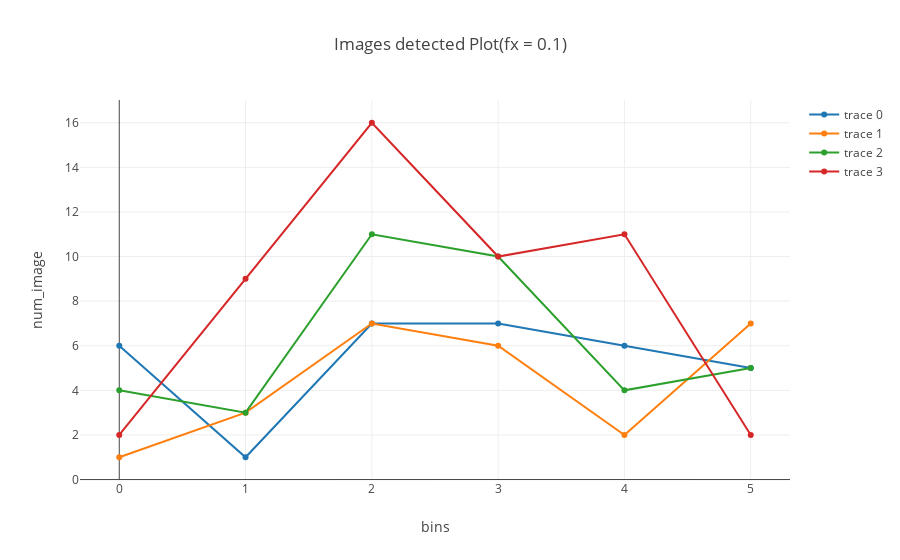
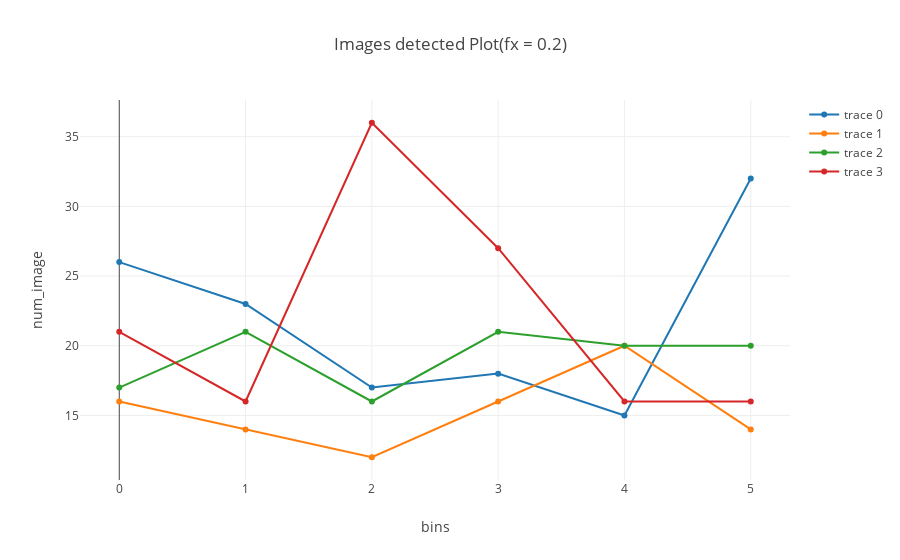
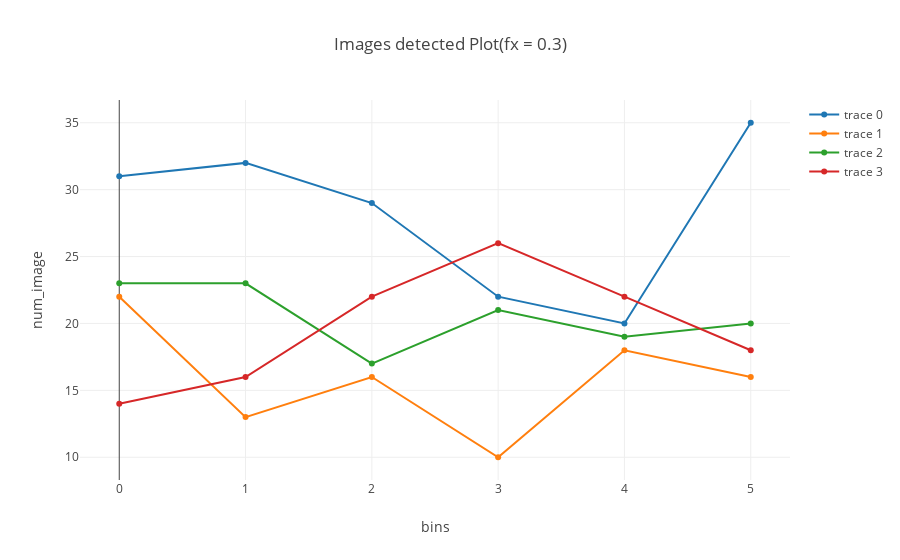

Notebook source saved alongside these figures, in order:
### Code cell
layout1 = go.Layout(
    title='Images detected Plot(fx = 0.1)',
    yaxis = dict(title='num_image'),
    xaxis = dict(title='bins')
)

trace11 = go.Scatter(
    x = np.arange(6),
    y = bin_dict1['./180/c1_180.mp4'],
    mode='lines+markers'
)

trace12 = go.Scatter(
    x = np.arange(6),
    y = bin_dict1['./180/c2_180.mp4'],
    mode='lines+markers'
)

trace13 = go.Scatter(
    x = np.arange(6),
    y = bin_dict1['./180/c3_180.mp4'],
    mode='lines+markers'
)

trace14 = go.Scatter(
    x = np.arange(6),
    y = bin_dict1['./180/c4_180.mp4'],
    mode='lines+markers'
)


layout2 = go.Layout(
    title='Images detected Plot(fx = 0.2)',
    yaxis = dict(title='num_image'),
    xaxis = dict(title='bins')
)

trace21 = go.Scatter(
    x = np.arange(6),
    y = bin_dict2['./180/c1_180.mp4'],
    mode='lines+markers'
)

trace22 = go.Scatter(
    x = np.arange(6),
    y = bin_dict2['./180/c2_180.mp4'],
    mode='lines+markers'
)

trace23 = go.Scatter(
    x = np.arange(6),
    y = bin_dict2['./180/c3_180.mp4'],
    mode='lines+markers'
)

trace24 = go.Scatter(
    x = np.arange(6),
    y = bin_dict2['./180/c4_180.mp4'],
    mode='lines+markers'
)


layout3 = go.Layout(
    title='Images detected Plot(fx = 0.3)',
    yaxis = dict(title='num_image'),
    xaxis = dict(title='bins')
)

trace31 = go.Scatter(
    x = np.arange(6),
    y = bin_dict3['./180/c1_180.mp4'],
    mode='lines+markers'
)

trace32 = go.Scatter(
    x = np.arange(6),
    y = bin_dict3['./180/c2_180.mp4'],
    mode='lines+markers'
)

trace33 = go.Scatter(
    x = np.arange(6),
    y = bin_dict3['./180/c3_180.mp4'],
    mode='lines+markers'
)

trace34 = go.Scatter(
    x = np.arange(6),
    y = bin_dict3['./180/c4_180.mp4'],
    mode='lines+markers'
)

fig1 = go.Figure(data=[trace11,trace12,trace13,trace14], layout=layout1)
fig2 = go.Figure(data=[trace21,trace22,trace23,trace24], layout=layout2)
fig3 = go.Figure(data=[trace31,trace32,trace33,trace34], layout=layout3)

py.offline.iplot(fig1)
py.offline.iplot(fig2)
py.offline.iplot(fig3)

### Figure 1 — Plotly figure (JSON) as saved in the notebook; plotly's stock layout.template omitted (floating-point values rounded to 4 significant figures)
{"data": [{"mode": "lines+markers", "type": "scatter", "uid": "4121fa05-fb03-45d6-8264-b1b89458cc4d", "x": [0, 1, 2, 3, 4, 5], "y": [6, 1, 7, 7, 6, 5]}, {"mode": "lines+markers", "type": "scatter", "uid": "457777de-5ffd-4f04-b7b5-ad3e475108ab", "x": [0, 1, 2, 3, 4, 5], "y": [1, 3, 7, 6, 2, 7]}, {"mode": "lines+markers", "type": "scatter", "uid": "160ec1c9-f67b-4576-a68b-ceb7c974809a", "x": [0, 1, 2, 3, 4, 5], "y": [4, 3, 11, 10, 4, 5]}, {"mode": "lines+markers", "type": "scatter", "uid": "6ad07c5c-6773-45c3-9ee5-7f3014166071", "x": [0, 1, 2, 3, 4, 5], "y": [2, 9, 16, 10, 11, 2]}], "layout": {"title": {"text": "Images detected Plot(fx = 0.1)"}, "xaxis": {"title": {"text": "bins"}}, "yaxis": {"title": {"text": "num_image"}}}}

### Figure 2 — Plotly figure (JSON) as saved in the notebook; plotly's stock layout.template omitted (floating-point values rounded to 4 significant figures)
{"data": [{"mode": "lines+markers", "type": "scatter", "uid": "3148defd-828c-49a4-8922-5168c142337e", "x": [0, 1, 2, 3, 4, 5], "y": [26, 23, 17, 18, 15, 32]}, {"mode": "lines+markers", "type": "scatter", "uid": "7c3a460e-b72c-4043-8341-587132820613", "x": [0, 1, 2, 3, 4, 5], "y": [16, 14, 12, 16, 20, 14]}, {"mode": "lines+markers", "type": "scatter", "uid": "74812666-94c1-46ca-8e11-813ebf7c86d5", "x": [0, 1, 2, 3, 4, 5], "y": [17, 21, 16, 21, 20, 20]}, {"mode": "lines+markers", "type": "scatter", "uid": "590f3ba7-4480-4ec7-8709-25ae86a526a6", "x": [0, 1, 2, 3, 4, 5], "y": [21, 16, 36, 27, 16, 16]}], "layout": {"title": {"text": "Images detected Plot(fx = 0.2)"}, "xaxis": {"title": {"text": "bins"}}, "yaxis": {"title": {"text": "num_image"}}}}

### Figure 3 — Plotly figure (JSON) as saved in the notebook; plotly's stock layout.template omitted (floating-point values rounded to 4 significant figures)
{"data": [{"mode": "lines+markers", "type": "scatter", "uid": "b1553f39-2ef8-401c-803c-3c64b53f09f4", "x": [0, 1, 2, 3, 4, 5], "y": [31, 32, 29, 22, 20, 35]}, {"mode": "lines+markers", "type": "scatter", "uid": "a2cb5df6-cad3-49eb-a125-695063b63e60", "x": [0, 1, 2, 3, 4, 5], "y": [22, 13, 16, 10, 18, 16]}, {"mode": "lines+markers", "type": "scatter", "uid": "78586a2a-88a6-43e0-88bc-b1ee994c5a28", "x": [0, 1, 2, 3, 4, 5], "y": [23, 23, 17, 21, 19, 20]}, {"mode": "lines+markers", "type": "scatter", "uid": "a8ae2da8-a05e-403c-b243-91b2069e7320", "x": [0, 1, 2, 3, 4, 5], "y": [14, 16, 22, 26, 22, 18]}], "layout": {"title": {"text": "Images detected Plot(fx = 0.3)"}, "xaxis": {"title": {"text": "bins"}}, "yaxis": {"title": {"text": "num_image"}}}}
